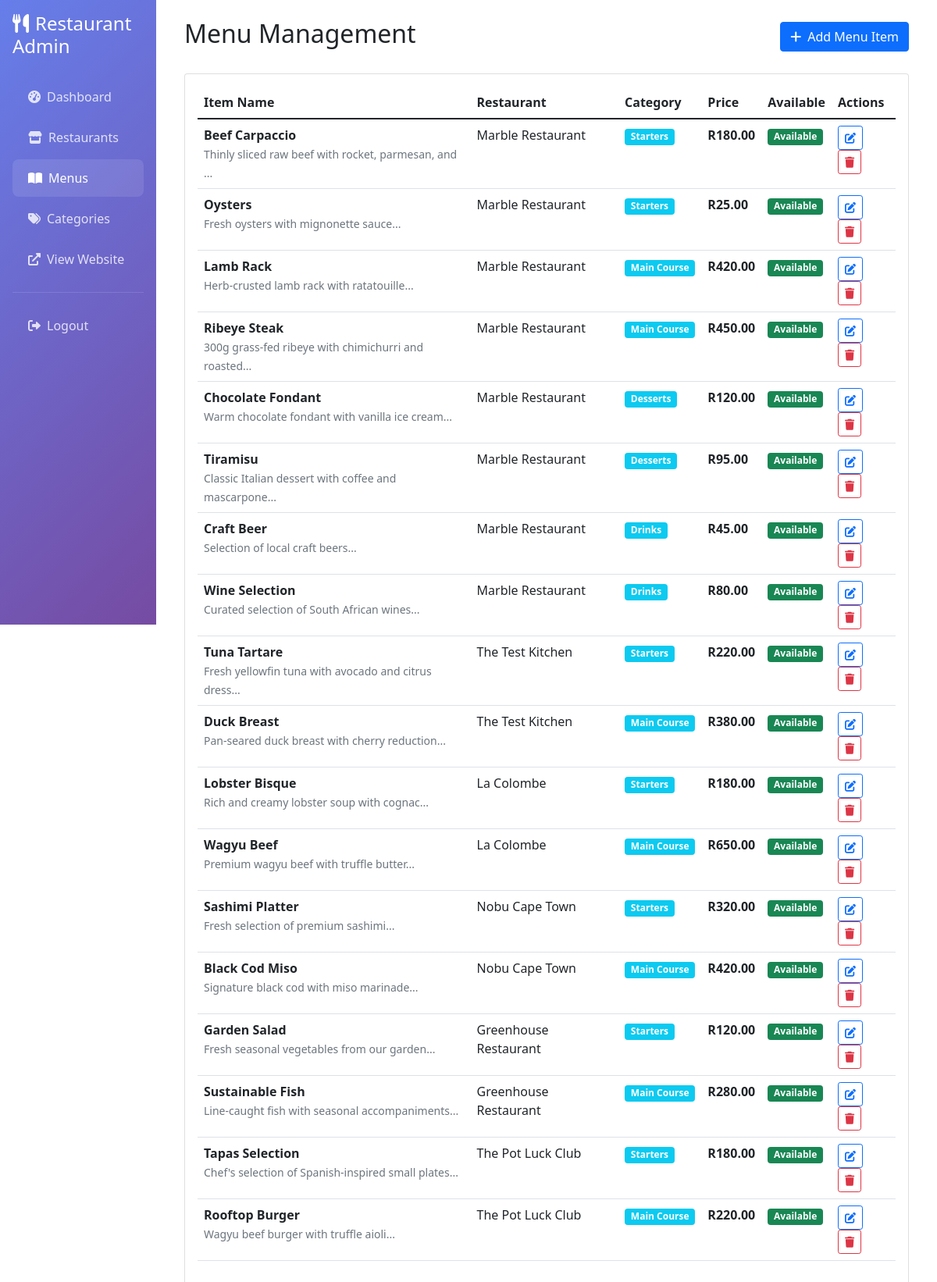
The app's page /admin/menus.php (signed in) with its own data.
### tables this page shows
CREATE TABLE menu_items (
    id INT AUTO_INCREMENT PRIMARY KEY,
    restaurant_id INT NOT NULL,
    category_id INT NOT NULL,
    name VARCHAR(100) NOT NULL,
    description TEXT,
    price DECIMAL(10,2) NOT NULL,
    image_url VARCHAR(255),
    is_available BOOLEAN DEFAULT TRUE,
    sort_order INT DEFAULT 0,
    created_at TIMESTAMP DEFAULT CURRENT_TIMESTAMP,
    updated_at TIMESTAMP DEFAULT CURRENT_TIMESTAMP ON UPDATE CURRENT_TIMESTAMP,
    FOREIGN KEY (restaurant_id) REFERENCES restaurants(id) ON DELETE CASCADE,
    FOREIGN KEY (category_id) REFERENCES menu_categories(id) ON DELETE CASCADE
);

CREATE TABLE restaurants (
    id INT AUTO_INCREMENT PRIMARY KEY,
    name VARCHAR(100) NOT NULL,
    description TEXT,
    location VARCHAR(100) NOT NULL,
    address TEXT NOT NULL,
    phone VARCHAR(20),
    email VARCHAR(100),
    opening_hours TEXT,
    image_url VARCHAR(255),
    video_url VARCHAR(255),
    rating DECIMAL(3,2) DEFAULT 0.00,
    latitude DECIMAL(10, 8),
    longitude DECIMAL(11, 8),
    status ENUM('active', 'inactive') DEFAULT 'active',
    created_at TIMESTAMP DEFAULT CURRENT_TIMESTAMP,
    updated_at TIMESTAMP DEFAULT CURRENT_TIMESTAMP ON UPDATE CURRENT_TIMESTAMP
);

CREATE TABLE menu_categories (
    id INT AUTO_INCREMENT PRIMARY KEY,
    name VARCHAR(50) NOT NULL,
    description TEXT,
    sort_order INT DEFAULT 0,
    created_at TIMESTAMP DEFAULT CURRENT_TIMESTAMP
);

### config/config.php (called while the page is built, shortened)
<?php
function formatPrice($price) {
    return 'R' . number_format($price, 2);
}
?>

### admin/menus.php (the view, shortened to what this page needs)
<?php
require_once '../config/config.php';
$database = new Database();
$db = $database->getConnection();
$query = "SELECT mi.*, r.name as restaurant_name, c.name as category_name
          FROM menu_items mi
          JOIN restaurants r ON mi.restaurant_id = r.id
          JOIN menu_categories c ON mi.category_id = c.id
          ORDER BY mi.restaurant_id, mi.category_id, mi.sort_order, mi.name";
$stmt = $db->prepare($query);
$stmt->execute();
$menu_items = $stmt->fetchAll();
?>
<!DOCTYPE html>
<html lang="en">
<head>
    <link href="https://cdn.jsdelivr.net/npm/bootstrap@5.1.3/dist/css/bootstrap.min.css" rel="stylesheet">
    <link href="https://cdnjs.cloudflare.com/ajax/libs/font-awesome/6.0.0/css/all.min.css" rel="stylesheet">
</head>
<body>
    <div class="container-fluid">
        <div class="row">
            <div class="col-md-3 col-lg-2 px-0">
                <div class="sidebar">
                    <div class="p-3">
                        <h4 class="text-white mb-4">
                            <i class="fas fa-utensils me-2"></i>Restaurant Admin
                        </h4>
                        <nav class="nav flex-column">
                            <a class="nav-link" href="dashboard.php">
                                <i class="fas fa-tachometer-alt me-2"></i>Dashboard
                            </a>
                            <a class="nav-link" href="restaurants.php">
                                <i class="fas fa-store me-2"></i>Restaurants
                            </a>
                            <a class="nav-link active" href="menus.php">
                                <i class="fas fa-book-open me-2"></i>Menus
                            </a>
                            <a class="nav-link" href="categories.php">
                                <i class="fas fa-tags me-2"></i>Categories
                            </a>
                            <a class="nav-link" href="../index.php" target="_blank">
                                <i class="fas fa-external-link-alt me-2"></i>View Website
                            </a>
                            <hr class="text-white-50">
                            <a class="nav-link" href="logout.php">
                                <i class="fas fa-sign-out-alt me-2"></i>Logout
                            </a>
                        </nav>
                    </div>
                </div>
            </div>
            <div class="col-md-9 col-lg-10">
                <div class="p-4">
                    <div class="d-flex justify-content-between align-items-center mb-4">
                        <h2>Menu Management</h2>
                        <button class="btn btn-primary" data-bs-toggle="modal" data-bs-target="#menuModal">
                            <i class="fas fa-plus me-2"></i>Add Menu Item
                        </button>
                    </div>
                    <div class="card">
                        <div class="card-body">
                            <div class="table-responsive">
                                <table class="table table-hover">
                                    <thead>
                                        <tr>
                                            <th>Item Name</th>
                                            <th>Restaurant</th>
                                            <th>Category</th>
                                            <th>Price</th>
                                            <th>Available</th>
                                            <th>Actions</th>
                                        </tr>
                                    </thead>
                                    <tbody>
                                        <?php foreach ($menu_items as $item): ?>
                                            <tr>
                                                <td>
                                                    <strong><?php echo htmlspecialchars($item['name']); ?></strong>
                                                    <?php if ($item['description']): ?>
                                                        <br><small class="text-muted"><?php echo htmlspecialchars(substr($item['description'], 0, 50)) . '...'; ?></small>
                                                    <?php endif; ?>
                                                </td>
                                                <td><?php echo htmlspecialchars($item['restaurant_name']); ?></td>
                                                <td>
                                                    <span class="badge bg-info"><?php echo htmlspecialchars($item['category_name']); ?></span>
                                                </td>
                                                <td><strong><?php echo formatPrice($item['price']); ?></strong></td>
                                                <td>
                                                    <span class="badge bg-<?php echo $item['is_available'] ? 'success' : 'secondary'; ?>">
                                                        <?php echo $item['is_available'] ? 'Available' : 'Unavailable'; ?>
                                                    </span>
                                                </td>
                                                <td>
                                                    <button class="btn btn-sm btn-outline-primary"
                                                            onclick="editMenuItem(<?php echo htmlspecialchars(json_encode($item)); ?>)">
                                                        <i class="fas fa-edit"></i>
                                                    </button>
                                                    <button class="btn btn-sm btn-outline-danger"
                                                            onclick="deleteMenuItem(<?php echo $item['id']; ?>, '<?php echo htmlspecialchars($item['name']); ?>')">
                                                        <i class="fas fa-trash"></i>
                                                    </button>
                                                </td>
                                            </tr>
                                        <?php endforeach; ?>
                                    </tbody>
                                </table>
                            </div>
                        </div>
                    </div>
                </div>
            </div>
        </div>
    </div>
</body>
</html>

### admin/menus.php (style rules this page uses)
.sidebar { min-height: 100vh; background: linear-gradient(135deg, #667eea 0%, #764ba2 100%); }
.sidebar .nav-link { color: rgba(255, 255, 255, 0.8); padding: 12px 20px; border-radius: 8px; margin: 2px 0; }
.sidebar .nav-link:hover, .sidebar .nav-link.active { color: white; background: rgba(255, 255, 255, 0.1); }

### records on screen
menu_items: name "Beef Carpaccio", description "Thinly sliced raw beef with rocket, parmesan, and", restaurant.name "Marble Restaurant", category.name "Starters", price "R180.00", is_available "Available"
menu_items: name "Oysters", description "Fresh oysters with mignonette sauce", restaurant.name "Marble Restaurant", category.name "Starters", price "R25.00", is_available "Available"
menu_items: name "Lamb Rack", description "Herb-crusted lamb rack with ratatouille", restaurant.name "Marble Restaurant", category.name "Main Course", price "R420.00", is_available "Available"
menu_items: name "Ribeye Steak", description "300g grass-fed ribeye with chimichurri and roasted", restaurant.name "Marble Restaurant", category.name "Main Course", price "R450.00", is_available "Available"
menu_items: name "Chocolate Fondant", description "Warm chocolate fondant with vanilla ice cream", restaurant.name "Marble Restaurant", category.name "Desserts", price "R120.00", is_available "Available"
menu_items: name "Tiramisu", description "Classic Italian dessert with coffee and mascarpone", restaurant.name "Marble Restaurant", category.name "Desserts", price "R95.00", is_available "Available"
menu_items: name "Craft Beer", description "Selection of local craft beers", restaurant.name "Marble Restaurant", category.name "Drinks", price "R45.00", is_available "Available"
menu_items: name "Wine Selection", description "Curated selection of South African wines", restaurant.name "Marble Restaurant", category.name "Drinks", price "R80.00", is_available "Available"
menu_items: name "Tuna Tartare", description "Fresh yellowfin tuna with avocado and citrus dress", restaurant.name "The Test Kitchen", category.name "Starters", price "R220.00", is_available "Available"
menu_items: name "Duck Breast", description "Pan-seared duck breast with cherry reduction", restaurant.name "The Test Kitchen", category.name "Main Course", price "R380.00", is_available "Available"
menu_items: name "Lobster Bisque", description "Rich and creamy lobster soup with cognac", restaurant.name "La Colombe", category.name "Starters", price "R180.00", is_available "Available"
menu_items: name "Wagyu Beef", description "Premium wagyu beef with truffle butter", restaurant.name "La Colombe", category.name "Main Course", price "R650.00", is_available "Available"
menu_items: name "Sashimi Platter", description "Fresh selection of premium sashimi", restaurant.name "Nobu Cape Town", category.name "Starters", price "R320.00", is_available "Available"
menu_items: name "Black Cod Miso", description "Signature black cod with miso marinade", restaurant.name "Nobu Cape Town", category.name "Main Course", price "R420.00", is_available "Available"
menu_items: name "Garden Salad", description "Fresh seasonal vegetables from our garden", restaurant.name "Greenhouse Restaurant", category.name "Starters", price "R120.00", is_available "Available"
menu_items: name "Sustainable Fish", description "Line-caught fish with seasonal accompaniments", restaurant.name "Greenhouse Restaurant", category.name "Main Course", price "R280.00", is_available "Available"
menu_items: name "Tapas Selection", description "Chef's selection of Spanish-inspired small plates", restaurant.name "The Pot Luck Club", category.name "Starters", price "R180.00", is_available "Available"
menu_items: name "Rooftop Burger", description "Wagyu beef burger with truffle aioli", restaurant.name "The Pot Luck Club", category.name "Main Course", price "R220.00", is_available "Available"
